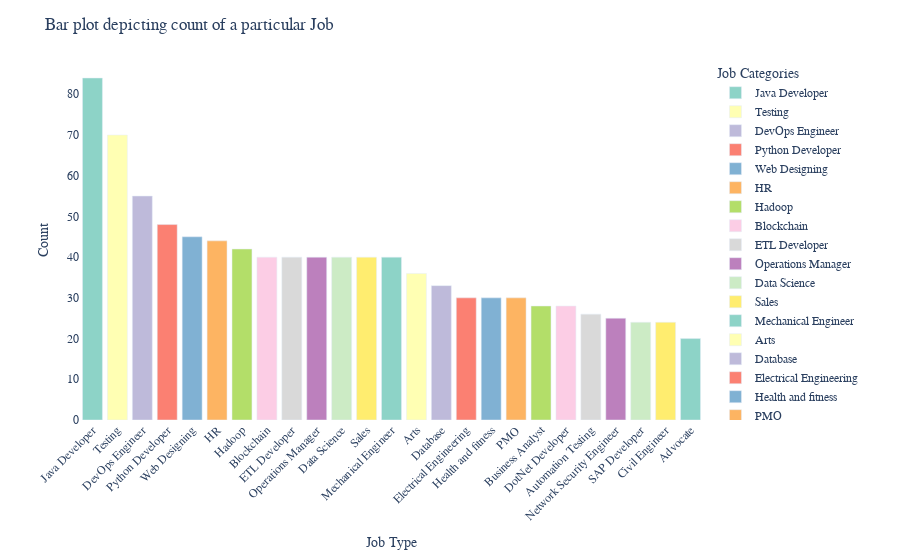

Write notebook code for a chart like this one.
### Code cell
# Creating the bar plot
fig = px.bar(plot_data, x='Category', y='Count',
             color='Category', 
             labels={'Category': 'Job', 'Count': 'Count'},
             color_discrete_sequence=px.colors.qualitative.Set3)

fig.update_layout(
    title='Bar plot depicting count of a particular Job',
    xaxis_title='Job Type',
    yaxis_title='Count',
    legend_title='Job Categories',
    showlegend=True,
    xaxis=dict(tickangle=-45),
    font=dict(family='Arial', size=12),
    plot_bgcolor='white'
)

fig.show()

### Figure 1 — Plotly figure (JSON) as saved in the notebook; plotly's stock layout.template omitted (floating-point values rounded to 4 significant figures)
{"data": [{"alignmentgroup": "True", "hovertemplate": "Job=%{x}<br>Count=%{y}<extra></extra>", "legendgroup": "Java Developer", "marker": {"color": "rgb(141,211,199)", "pattern": {"shape": ""}}, "name": "Java Developer", "offsetgroup": "Java Developer", "orientation": "v", "showlegend": true, "textposition": "auto", "type": "bar", "x": ["Java Developer"], "xaxis": "x", "y": [84], "yaxis": "y"}, {"alignmentgroup": "True", "hovertemplate": "Job=%{x}<br>Count=%{y}<extra></extra>", "legendgroup": "Testing", "marker": {"color": "rgb(255,255,179)", "pattern": {"shape": ""}}, "name": "Testing", "offsetgroup": "Testing", "orientation": "v", "showlegend": true, "textposition": "auto", "type": "bar", "x": ["Testing"], "xaxis": "x", "y": [70], "yaxis": "y"}, {"alignmentgroup": "True", "hovertemplate": "Job=%{x}<br>Count=%{y}<extra></extra>", "legendgroup": "DevOps Engineer", "marker": {"color": "rgb(190,186,218)", "pattern": {"shape": ""}}, "name": "DevOps Engineer", "offsetgroup": "DevOps Engineer", "orientation": "v", "showlegend": true, "textposition": "auto", "type": "bar", "x": ["DevOps Engineer"], "xaxis": "x", "y": [55], "yaxis": "y"}, {"alignmentgroup": "True", "hovertemplate": "Job=%{x}<br>Count=%{y}<extra></extra>", "legendgroup": "Python Developer", "marker": {"color": "rgb(251,128,114)", "pattern": {"shape": ""}}, "name": "Python Developer", "offsetgroup": "Python Developer", "orientation": "v", "showlegend": true, "textposition": "auto", "type": "bar", "x": ["Python Developer"], "xaxis": "x", "y": [48], "yaxis": "y"}, {"alignmentgroup": "True", "hovertemplate": "Job=%{x}<br>Count=%{y}<extra></extra>", "legendgroup": "Web Designing", "marker": {"color": "rgb(128,177,211)", "pattern": {"shape": ""}}, "name": "Web Designing", "offsetgroup": "Web Designing", "orientation": "v", "showlegend": true, "textposition": "auto", "type": "bar", "x": ["Web Designing"], "xaxis": "x", "y": [45], "yaxis": "y"}, {"alignmentgroup": "True", "hovertemplate": "Job=%{x}<br>Count=%{y}<extra></extra>", "legendgroup": "HR", "marker": {"color": "rgb(253,180,98)", "pattern": {"shape": ""}}, "name": "HR", "offsetgroup": "HR", "orientation": "v", "showlegend": true, "textposition": "auto", "type": "bar", "x": ["HR"], "xaxis": "x", "y": [44], "yaxis": "y"}, {"alignmentgroup": "True", "hovertemplate": "Job=%{x}<br>Count=%{y}<extra></extra>", "legendgroup": "Hadoop", "marker": {"color": "rgb(179,222,105)", "pattern": {"shape": ""}}, "name": "Hadoop", "offsetgroup": "Hadoop", "orientation": "v", "showlegend": true, "textposition": "auto", "type": "bar", "x": ["Hadoop"], "xaxis": "x", "y": [42], "yaxis": "y"}, {"alignmentgroup": "True", "hovertemplate": "Job=%{x}<br>Count=%{y}<extra></extra>", "legendgroup": "Blockchain", "marker": {"color": "rgb(252,205,229)", "pattern": {"shape": ""}}, "name": "Blockchain", "offsetgroup": "Blockchain", "orientation": "v", "showlegend": true, "textposition": "auto", "type": "bar", "x": ["Blockchain"], "xaxis": "x", "y": [40], "yaxis": "y"}, {"alignmentgroup": "True", "hovertemplate": "Job=%{x}<br>Count=%{y}<extra></extra>", "legendgroup": "ETL Developer", "marker": {"color": "rgb(217,217,217)", "pattern": {"shape": ""}}, "name": "ETL Developer", "offsetgroup": "ETL Developer", "orientation": "v", "showlegend": true, "textposition": "auto", "type": "bar", "x": ["ETL Developer"], "xaxis": "x", "y": [40], "yaxis": "y"}, {"alignmentgroup": "True", "hovertemplate": "Job=%{x}<br>Count=%{y}<extra></extra>", "legendgroup": "Operations Manager", "marker": {"color": "rgb(188,128,189)", "pattern": {"shape": ""}}, "name": "Operations Manager", "offsetgroup": "Operations Manager", "orientation": "v", "showlegend": true, "textposition": "auto", "type": "bar", "x": ["Operations Manager"], "xaxis": "x", "y": [40], "yaxis": "y"}, {"alignmentgroup": "True", "hovertemplate": "Job=%{x}<br>Count=%{y}<extra></extra>", "legendgroup": "Data Science", "marker": {"color": "rgb(204,235,197)", "pattern": {"shape": ""}}, "name": "Data Science", "offsetgroup": "Data Science", "orientation": "v", "showlegend": true, "textposition": "auto", "type": "bar", "x": ["Data Science"], "xaxis": "x", "y": [40], "yaxis": "y"}, {"alignmentgroup": "True", "hovertemplate": "Job=%{x}<br>Count=%{y}<extra></extra>", "legendgroup": "Sales", "marker": {"color": "rgb(255,237,111)", "pattern": {"shape": ""}}, "name": "Sales", "offsetgroup": "Sales", "orientation": "v", "showlegend": true, "textposition": "auto", "type": "bar", "x": ["Sales"], "xaxis": "x", "y": [40], "yaxis": "y"}, {"alignmentgroup": "True", "hovertemplate": "Job=%{x}<br>Count=%{y}<extra></extra>", "legendgroup": "Mechanical Engineer", "marker": {"color": "rgb(141,211,199)", "pattern": {"shape": ""}}, "name": "Mechanical Engineer", "offsetgroup": "Mechanical Engineer", "orientation": "v", "showlegend": true, "textposition": "auto", "type": "bar", "x": ["Mechanical Engineer"], "xaxis": "x", "y": [40], "yaxis": "y"}, {"alignmentgroup": "True", "hovertemplate": "Job=%{x}<br>Count=%{y}<extra></extra>", "legendgroup": "Arts", "marker": {"color": "rgb(255,255,179)", "pattern": {"shape": ""}}, "name": "Arts", "offsetgroup": "Arts", "orientation": "v", "showlegend": true, "textposition": "auto", "type": "bar", "x": ["Arts"], "xaxis": "x", "y": [36], "yaxis": "y"}, {"alignmentgroup": "True", "hovertemplate": "Job=%{x}<br>Count=%{y}<extra></extra>", "legendgroup": "Database", "marker": {"color": "rgb(190,186,218)", "pattern": {"shape": ""}}, "name": "Database", "offsetgroup": "Database", "orientation": "v", "showlegend": true, "textposition": "auto", "type": "bar", "x": ["Database"], "xaxis": "x", "y": [33], "yaxis": "y"}, {"alignmentgroup": "True", "hovertemplate": "Job=%{x}<br>Count=%{y}<extra></extra>", "legendgroup": "Electrical Engineering", "marker": {"color": "rgb(251,128,114)", "pattern": {"shape": ""}}, "name": "Electrical Engineering", "offsetgroup": "Electrical Engineering", "orientation": "v", "showlegend": true, "textposition": "auto", "type": "bar", "x": ["Electrical Engineering"], "xaxis": "x", "y": [30], "yaxis": "y"}, {"alignmentgroup": "True", "hovertemplate": "Job=%{x}<br>Count=%{y}<extra></extra>", "legendgroup": "Health and fitness", "marker": {"color": "rgb(128,177,211)", "pattern": {"shape": ""}}, "name": "Health and fitness", "offsetgroup": "Health and fitness", "orientation": "v", "showlegend": true, "textposition": "auto", "type": "bar", "x": ["Health and fitness"], "xaxis": "x", "y": [30], "yaxis": "y"}, {"alignmentgroup": "True", "hovertemplate": "Job=%{x}<br>Count=%{y}<extra></extra>", "legendgroup": "PMO", "marker": {"color": "rgb(253,180,98)", "pattern": {"shape": ""}}, "name": "PMO", "offsetgroup": "PMO", "orientation": "v", "showlegend": true, "textposition": "auto", "type": "bar", "x": ["PMO"], "xaxis": "x", "y": [30], "yaxis": "y"}, {"alignmentgroup": "True", "hovertemplate": "Job=%{x}<br>Count=%{y}<extra></extra>", "legendgroup": "Business Analyst", "marker": {"color": "rgb(179,222,105)", "pattern": {"shape": ""}}, "name": "Business Analyst", "offsetgroup": "Business Analyst", "orientation": "v", "showlegend": true, "textposition": "auto", "type": "bar", "x": ["Business Analyst"], "xaxis": "x", "y": [28], "yaxis": "y"}, {"alignmentgroup": "True", "hovertemplate": "Job=%{x}<br>Count=%{y}<extra></extra>", "legendgroup": "DotNet Developer", "marker": {"color": "rgb(252,205,229)", "pattern": {"shape": ""}}, "name": "DotNet Developer", "offsetgroup": "DotNet Developer", "orientation": "v", "showlegend": true, "textposition": "auto", "type": "bar", "x": ["DotNet Developer"], "xaxis": "x", "y": [28], "yaxis": "y"}, {"alignmentgroup": "True", "hovertemplate": "Job=%{x}<br>Count=%{y}<extra></extra>", "legendgroup": "Automation Testing", "marker": {"color": "rgb(217,217,217)", "pattern": {"shape": ""}}, "name": "Automation Testing", "offsetgroup": "Automation Testing", "orientation": "v", "showlegend": true, "textposition": "auto", "type": "bar", "x": ["Automation Testing"], "xaxis": "x", "y": [26], "yaxis": "y"}, {"alignmentgroup": "True", "hovertemplate": "Job=%{x}<br>Count=%{y}<extra></extra>", "legendgroup": "Network Security Engineer", "marker": {"color": "rgb(188,128,189)", "pattern": {"shape": ""}}, "name": "Network Security Engineer", "offsetgroup": "Network Security Engineer", "orientation": "v", "showlegend": true, "textposition": "auto", "type": "bar", "x": ["Network Security Engineer"], "xaxis": "x", "y": [25], "yaxis": "y"}, {"alignmentgroup": "True", "hovertemplate": "Job=%{x}<br>Count=%{y}<extra></extra>", "legendgroup": "SAP Developer", "marker": {"color": "rgb(204,235,197)", "pattern": {"shape": ""}}, "name": "SAP Developer", "offsetgroup": "SAP Developer", "orientation": "v", "showlegend": true, "textposition": "auto", "type": "bar", "x": ["SAP Developer"], "xaxis": "x", "y": [24], "yaxis": "y"}, {"alignmentgroup": "True", "hovertemplate": "Job=%{x}<br>Count=%{y}<extra></extra>", "legendgroup": "Civil Engineer", "marker": {"color": "rgb(255,237,111)", "pattern": {"shape": ""}}, "name": "Civil Engineer", "offsetgroup": "Civil Engineer", "orientation": "v", "showlegend": true, "textposition": "auto", "type": "bar", "x": ["Civil Engineer"], "xaxis": "x", "y": [24], "yaxis": "y"}, {"alignmentgroup": "True", "hovertemplate": "Job=%{x}<br>Count=%{y}<extra></extra>", "legendgroup": "Advocate", "marker": {"color": "rgb(141,211,199)", "pattern": {"shape": ""}}, "name": "Advocate", "offsetgroup": "Advocate", "orientation": "v", "showlegend": true, "textposition": "auto", "type": "bar", "x": ["Advocate"], "xaxis": "x", "y": [20], "yaxis": "y"}], "layout": {"barmode": "relative", "font": {"family": "Arial", "size": 12}, "legend": {"title": {"text": "Job Categories"}, "tracegroupgap": 0}, "margin": {"t": 60}, "plot_bgcolor": "white", "showlegend": true, "title": {"text": "Bar plot depicting count of a particular Job"}, "xaxis": {"anchor": "y", "categoryarray": ["Java Developer", "Testing", "DevOps Engineer", "Python Developer", "Web Designing", "HR", "Hadoop", "Blockchain", "ETL Developer", "Operations Manager", "Data Science", "Sales", "Mechanical Engineer", "Arts", "Database", "Electrical Engineering", "Health and fitness", "PMO", "Business Analyst", "DotNet Developer", "Automation Testing", "Network Security Engineer", "SAP Developer", "Civil Engineer", "Advocate"], "categoryorder": "array", "domain": [0, 1], "tickangle": -45, "title": {"text": "Job Type"}}, "yaxis": {"anchor": "x", "domain": [0, 1], "title": {"text": "Count"}}}}
